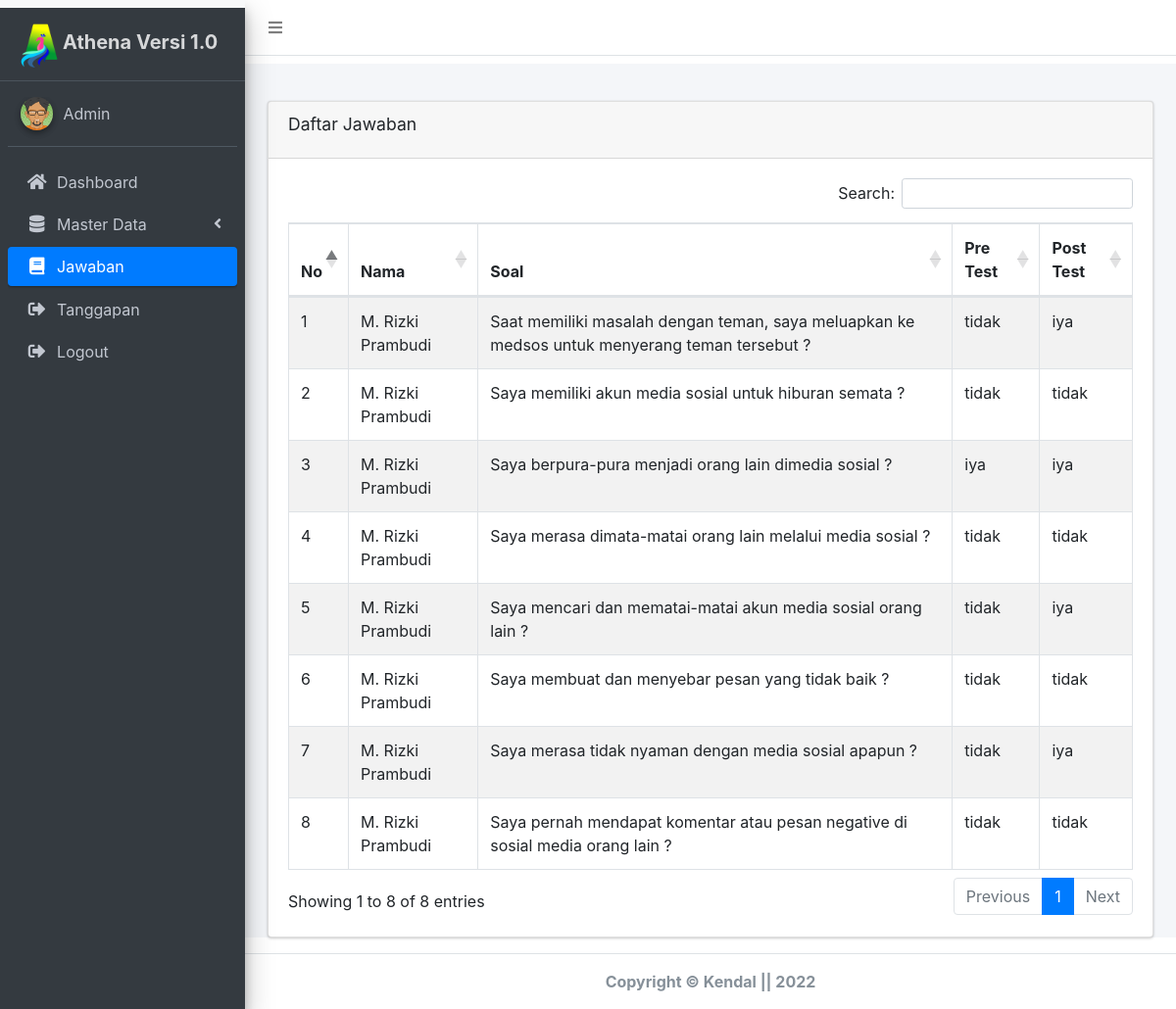
The page /admin/index.php?hal=jawaban (signed in) on the database its author committed.
### tables this page shows
CREATE TABLE `tbl_jawaban` (
  `id_jawaban` int(11) NOT NULL,
  `id_user` int(11) NOT NULL,
  `id_soal` int(11) NOT NULL,
  `id_kategori` int(11) DEFAULT NULL,
  `jawabanpre` varchar(10) DEFAULT NULL,
  `jawabanpost` varchar(10) DEFAULT NULL
);

CREATE TABLE `tbl_user` (
  `id_user` int(11) NOT NULL,
  `nama` varchar(100) NOT NULL,
  `username` varchar(50) NOT NULL,
  `umur` int(10) NOT NULL,
  `password` varchar(20) DEFAULT NULL
);

CREATE TABLE `tbl_soal` (
  `id_soal` int(11) NOT NULL,
  `soal` varchar(250) NOT NULL,
  `id_kategori` varchar(20) NOT NULL
);

### admin/jawaban.php (the view, shortened to what this page needs)
<?php
include '../koneksi.php';
$data = mysqli_query($koneksi, "SELECT * FROM tbl_soal, tbl_user, tbl_jawaban WHERE tbl_user.id_user=tbl_jawaban.id_user AND tbl_soal.id_soal = tbl_jawaban.id_soal ORDER BY nama");
?>
<div class="card">
  <div class="card-header">
    <h2 class="card-title">Daftar Jawaban</h2>
  </div>
  <div class="card-body">
    <div class="table-responsive">
      <table id="example1" class="table table-bordered table-striped">
        <thead>
          <tr>
            <th>No</th>
            <th>Nama</th>
            <th>Soal</th>
            <th>Pre Test</th>
            <th>Post Test</th>
          </tr>
        </thead>
        <tbody>
          <?php $no =1; ?>
          <?php foreach ($data as $result ): ?>
            <tr>
              <td><?= $no; ?></td>
              <td><?= $result["nama"]; ?></td>
              <td><?= $result['soal']; ?></td>
              <td><?= $result["jawabanpre"]; ?></td>
              <td><?= $result["jawabanpost"]; ?></td>
            </tr>
            <?php $no++; ?>
          <?php endforeach; ?>
        </tbody>
      </table>
    </div>
  </div>
</div>

### rows shown on the page
tbl_jawaban: id_user.nama "M. Rizki Prambudi", id_soal.soal "Saat memiliki masalah dengan teman, saya meluapkan ke medsos untuk menyerang teman tersebut ?", jawabanpre "tidak", jawabanpost "iya"
tbl_jawaban: id_user.nama "M. Rizki Prambudi", id_soal.soal "Saya memiliki akun media sosial untuk hiburan semata ?", jawabanpre "tidak", jawabanpost "tidak"
tbl_jawaban: id_user.nama "M. Rizki Prambudi", id_soal.soal "Saya berpura-pura menjadi orang lain dimedia sosial ?", jawabanpre "iya", jawabanpost "iya"
tbl_jawaban: id_user.nama "M. Rizki Prambudi", id_soal.soal "Saya merasa dimata-matai orang lain melalui media sosial ?", jawabanpre "tidak", jawabanpost "tidak"
tbl_jawaban: id_user.nama "M. Rizki Prambudi", id_soal.soal "Saya mencari dan mematai-matai akun media sosial orang lain ?", jawabanpre "tidak", jawabanpost "iya"
tbl_jawaban: id_user.nama "M. Rizki Prambudi", id_soal.soal "Saya membuat dan menyebar pesan yang tidak baik ?", jawabanpre "tidak", jawabanpost "tidak"
tbl_jawaban: id_user.nama "M. Rizki Prambudi", id_soal.soal "Saya merasa tidak nyaman dengan media sosial apapun ?", jawabanpre "tidak", jawabanpost "iya"
tbl_jawaban: id_user.nama "M. Rizki Prambudi", id_soal.soal "Saya pernah mendapat komentar atau pesan negative di sosial media orang lain ?", jawabanpre "tidak", jawabanpost "tidak"

### other values the page prints
$_SESSION['username_login'] "Admin"
date ('Y') "2022"
